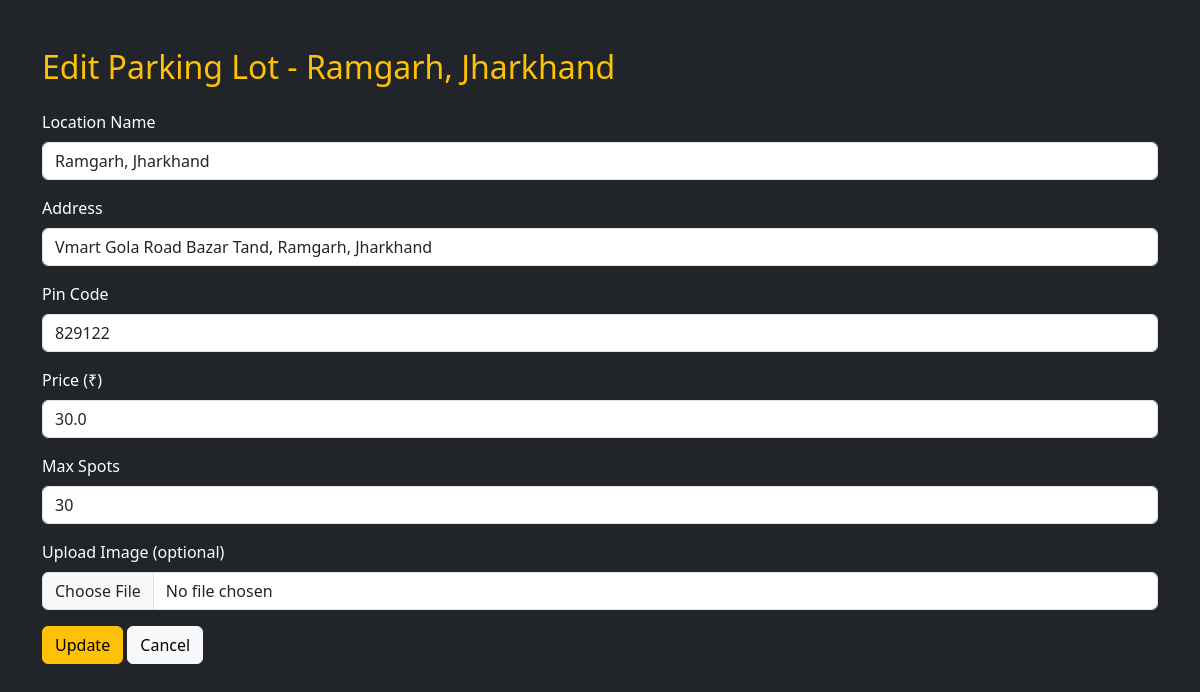
/admin/admin/parkinglot/2/edit (signed in), run on the app's committed database.
### models/model.py (models this page shows)
class ParkingLot(db.Model):
    id = db.Column(db.Integer, primary_key=True)
    prime_location_name = db.Column(db.String(100), nullable=False)
    price_per_hour = db.Column(db.Float, nullable=False)
    address = db.Column(db.String(200))
    pin_code = db.Column(db.String(10))
    max_spots = db.Column(db.Integer, nullable=False)
    image = db.Column(db.String(200), nullable=True)
    spots = db.relationship('ParkingSpot', backref='lot', cascade="all, delete")
    created_at = db.Column(db.DateTime, default=datetime.utcnow)
    updated_at = db.Column(db.DateTime, onupdate=datetime.utcnow)

### controllers/admin_routes.py (the view, shortened to what this page needs)
@admin_routes.route('/admin/parkinglot/<int:lot_id>/edit', methods=['GET', 'POST'])
def edit_parkinglot(lot_id):
    if 'admin_id' not in session:
        return redirect(url_for('auth_routes.login'))
    lot = ParkingLot.query.get_or_404(lot_id)
    return render_template('edit_parkinglot.html', lot=lot)

### templates/edit_parkinglot.html (shortened to what this page needs)
<!DOCTYPE html>
<html lang="en">
<head>
  <link href="https://cdn.jsdelivr.net/npm/bootstrap@5.3.3/dist/css/bootstrap.min.css" rel="stylesheet">
</head>
<body class="bg-dark text-white">
<div class="container mt-5">
  <h2 class="text-warning mb-4">Edit Parking Lot - {{ lot.prime_location_name }}</h2>
  <form method="POST" enctype="multipart/form-data">
    <div class="mb-3">
      <label class="form-label">Location Name</label>
      <input type="text" class="form-control" name="prime_location_name" value="{{ lot.prime_location_name }}" required>
    </div>
    <div class="mb-3">
      <label class="form-label">Address</label>
      <input type="text" class="form-control" name="address" value="{{ lot.address }}" required>
    </div>
    <div class="mb-3">
      <label class="form-label">Pin Code</label>
      <input type="text" class="form-control" name="pin_code" value="{{ lot.pin_code }}" required>
    </div>
    <div class="mb-3">
      <label class="form-label">Price (₹)</label>
      <input type="number" class="form-control" name="price_per_hour" value="{{ lot.price_per_hour }}" step="0.01" required>
    </div>
    <div class="mb-3">
      <label class="form-label">Max Spots</label>
      <input type="number" class="form-control" name="max_spots" value="{{ lot.max_spots }}" required>
    </div>
    <div class="mb-3">
      <label class="form-label">Upload Image (optional)</label>
      <input type="file" name="image" class="form-control">
    </div>
    <button type="submit" class="btn btn-warning">Update</button>
    <a href="{{ url_for('admin_routes.admin_dashboard') }}" class="btn btn-light">Cancel</a>
  </form>
</div>
</body>
</html>

### data on the page
ParkingLot: prime_location_name "Ramgarh, Jharkhand", address "Vmart Gola Road Bazar Tand, Ramgarh, Jharkhand", pin_code "829122", price_per_hour "30.0", max_spots "30"
